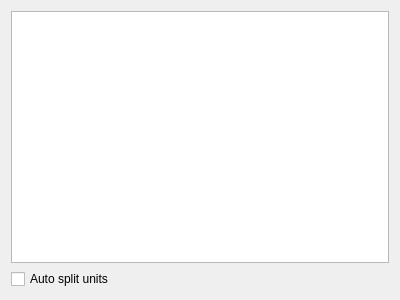
<?xml version="1.0" encoding="UTF-8"?>
<ui version="4.0">
 <class>WizardPagePartParameters</class>
 <widget class="QWizardPage" name="WizardPagePartParameters">
  <property name="geometry">
   <rect>
    <x>0</x>
    <y>0</y>
    <width>400</width>
    <height>300</height>
   </rect>
  </property>
  <property name="windowTitle">
   <string>WizardPage</string>
  </property>
  <property name="title">
   <string>Mapping part parameters</string>
  </property>
  <layout class="QGridLayout" name="gridLayout">
   <item row="0" column="0">
    <widget class="QTableView" name="tableViewPropertyMapping">
     <property name="contextMenuPolicy">
      <enum>Qt::CustomContextMenu</enum>
     </property>
     <property name="selectionBehavior">
      <enum>QAbstractItemView::SelectRows</enum>
     </property>
    </widget>
   </item>
   <item row="1" column="0">
    <widget class="QCheckBox" name="checkBox">
     <property name="text">
      <string>Auto split units</string>
     </property>
    </widget>
   </item>
  </layout>
 </widget>
 <resources/>
 <connections/>
</ui>
